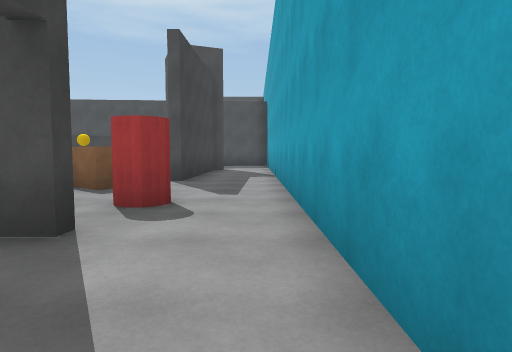
View 1 (above)

24 first-person views from a walk through a Unity game level. The camera is 1.2 m above the floor, tilts 4° down and sees 75° across. The floor is counted in squares, 2 m on a side. Each view is taken from the middle of a square. On the plan, view 1 faces up. The plan holds only what a view shows up to about 10 squares ahead; the rest is blank. The place goes on beyond the plan. The player character is not drawn.

View 2
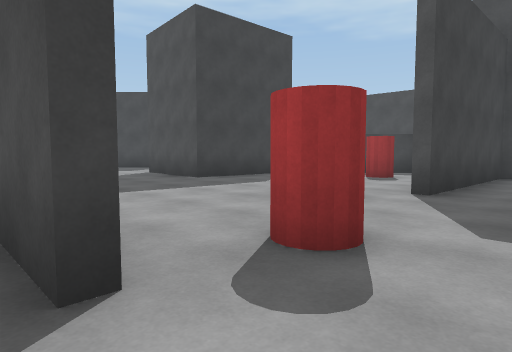

View 3
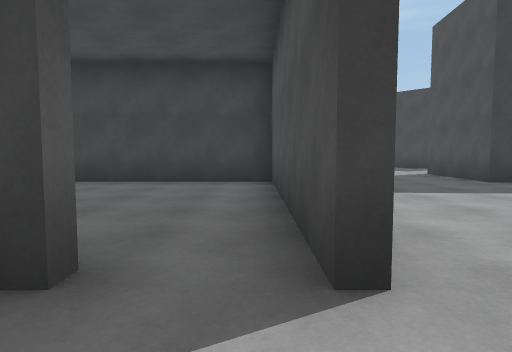

View 4
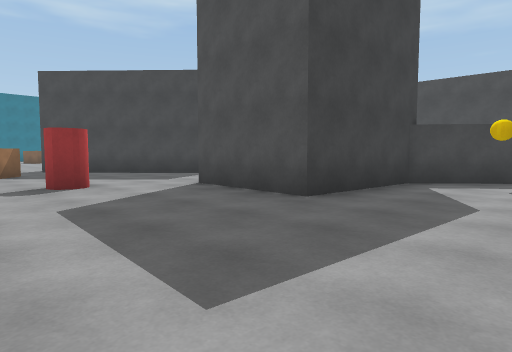

View 5
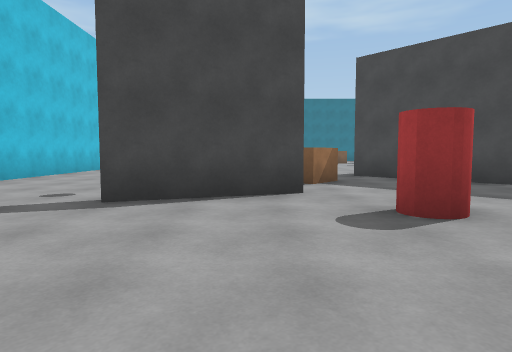

View 6
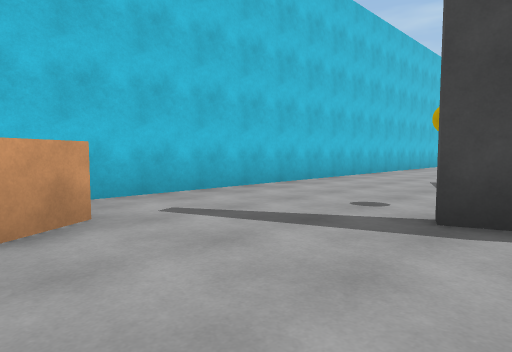

View 7
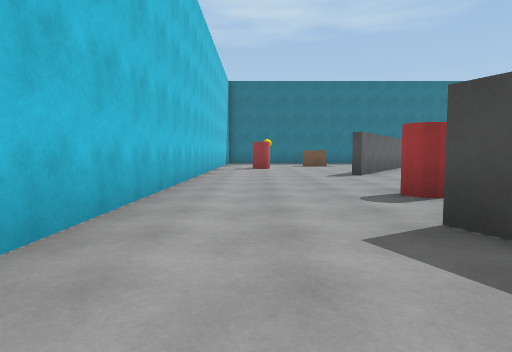

View 8
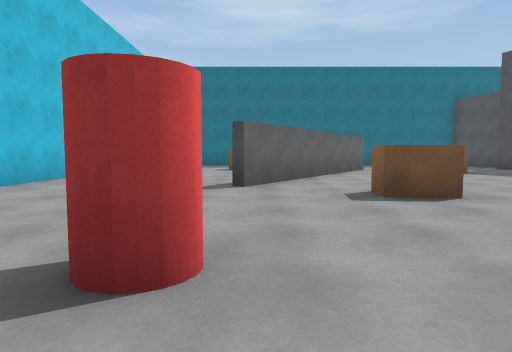

View 9
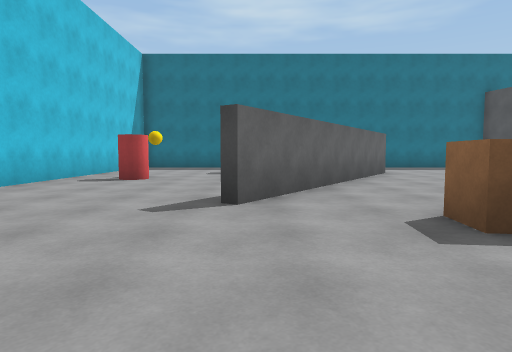

View 10
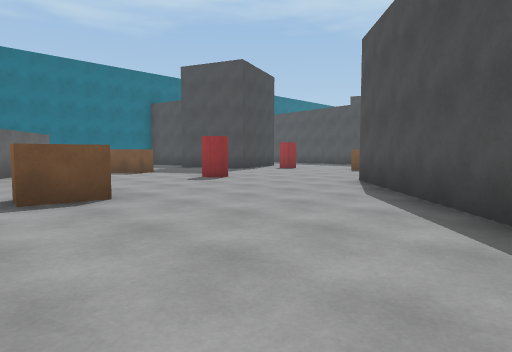

View 11
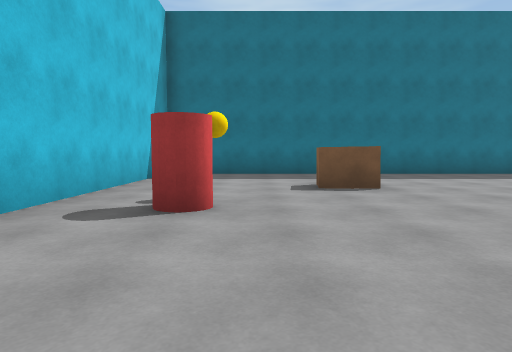

View 12
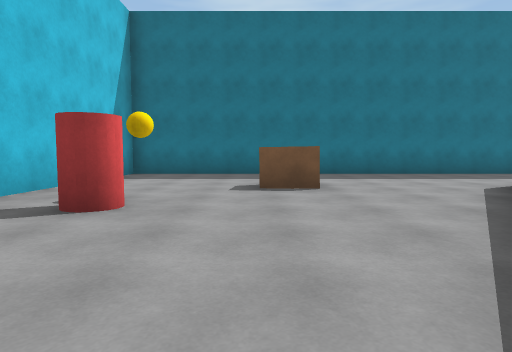

View 13
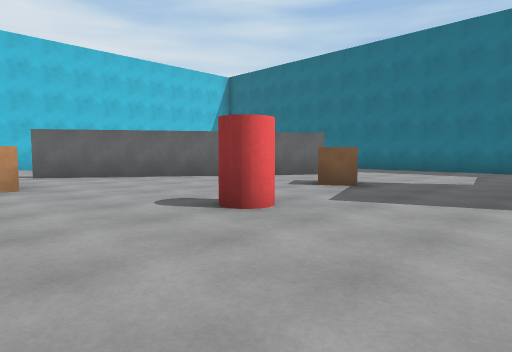

View 14
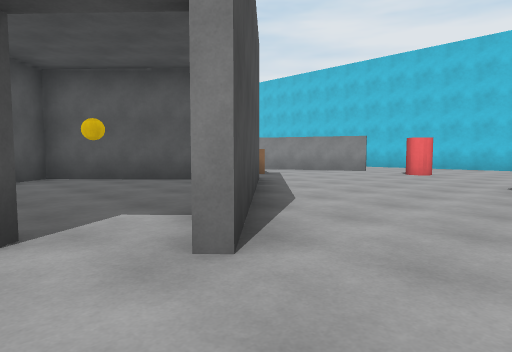

View 15
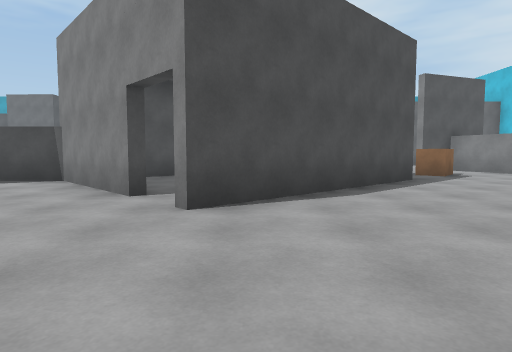

View 16
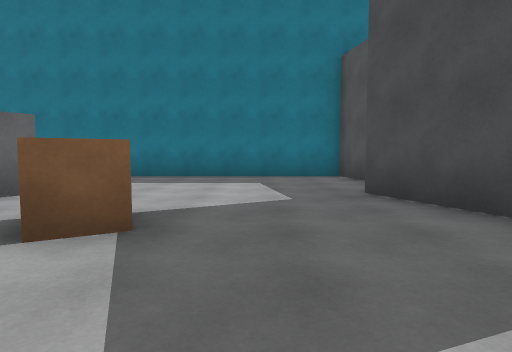

View 17
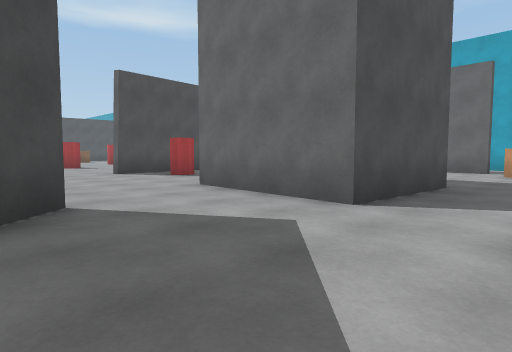

View 18
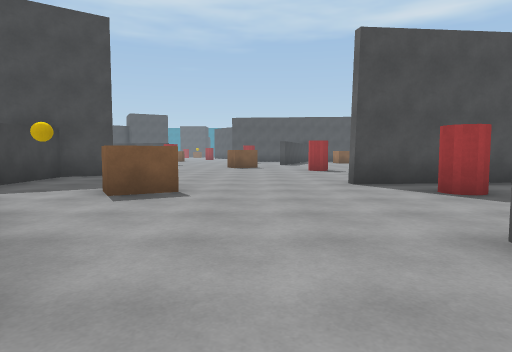

View 19
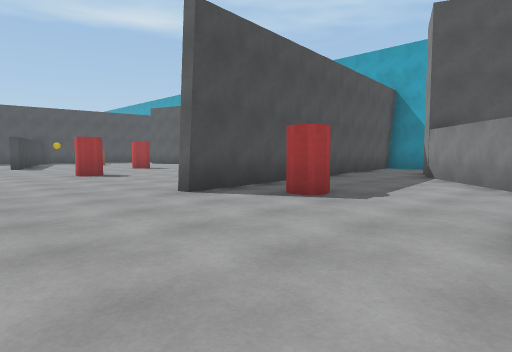

View 20
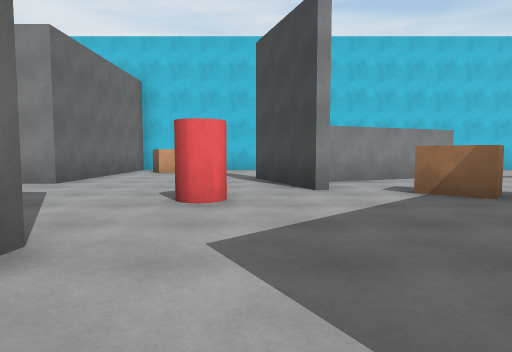

View 21
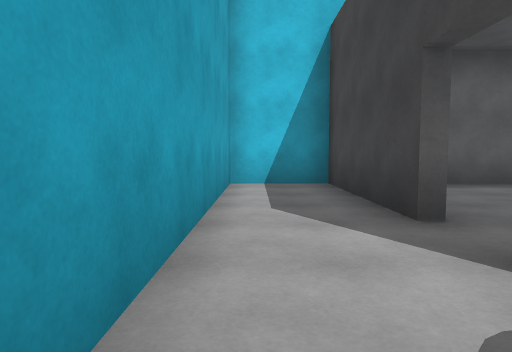

View 22
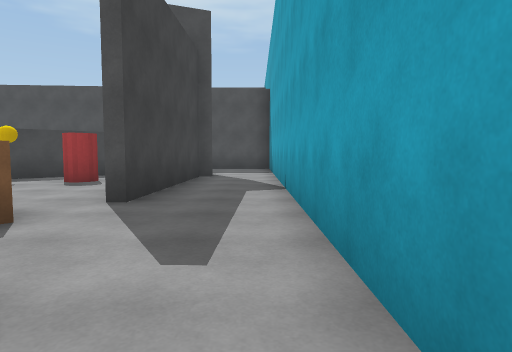

View 23
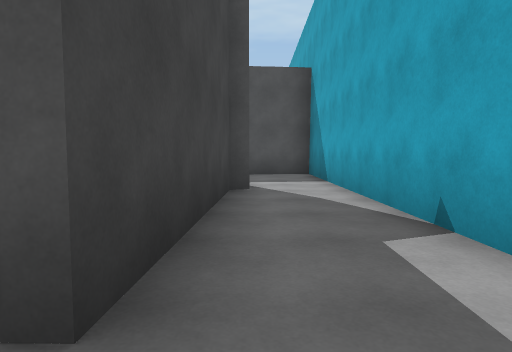

View 24
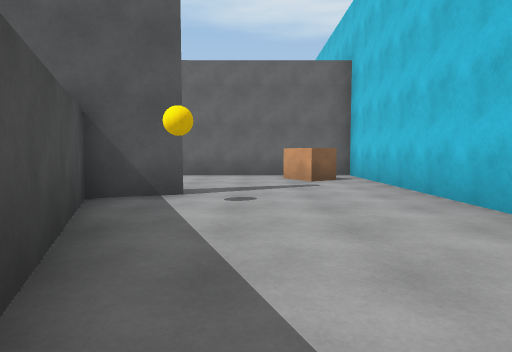

### Floor plan
Key: @ floor where view 1 was taken; # wall or solid block; x gap in a wall; . floor; B ball; R brown block; C red cylinder; O other object.
Columns run from 32 left of view 1 to 1 right of it. Each row starts with its distance up from view 1.
 21                       ..
 20                      ....
 19                      ..C..
 18                    .......
 17                 ## ......
 16                 #. ......        #
 15                 #........#########
 14                .#B.....## .......#
 13               ..#..R....C....##..#
 12      ##    ....O O..........###..#
 11 ######........O ..O........##.#..#
 10 #............O.....O...####BC.##.#
  9 #............OO..B.OO..###....# .#
  8 #.....R..C....OO..OO...###....#..#
  7 #.....R........OOOO....###....x..#
  6 #...............OO...........RR..#
  5 #...###...............C..........#
  4 #.....##...R......R............C.#
  3 #......###..........#............#
  2 #...R....##........##....OOOOOO..#
  1 #...R.........C..#####...O....OO.#
  0 #........................O.... O@#
 -1 #.....BC...............RRO.... O.#
 -2 #........................OOOOO O.#
 -3 ##########################     ###

Where each view was taken, in squares from view 1:
view 1: 0 up, 0 right, facing up
view 2: 2 up, 0 right, facing up-left
view 3: 2 up, 0 right, facing left
view 4: 3 up, 4 left, facing up-left
view 5: 3 up, 7 left, facing left
view 6: 2 up, 8 left, facing down-left
view 7: 1 down, 13 left, facing left
view 8: 2 up, 16 left, facing left
view 9: 2 up, 18 left, facing left
view 10: 3 up, 16 left, facing up-left
view 11: 0 up, 22 left, facing left
view 12: 1 up, 22 left, facing left
view 13: 11 up, 20 left, facing down-left
view 14: 11 up, 21 left, facing down-right
view 15: 9 up, 23 left, facing right
view 16: 9 up, 23 left, facing left
view 17: 5 up, 13 left, facing up-right
view 18: 8 up, 11 left, facing up
view 19: 10 up, 12 left, facing up-right
view 20: 9 up, 11 left, facing down
view 21: 4 up, 0 right, facing down
view 22: 3 up, 0 right, facing up
view 23: 6 up, 1 left, facing up
view 24: 0 up, 16 left, facing right
